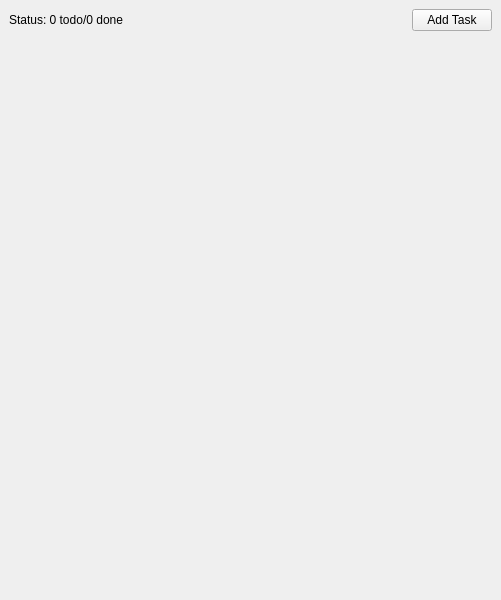
<?xml version="1.0" encoding="UTF-8"?>
<ui version="4.0">
 <class>MainWindow</class>
 <widget class="QMainWindow" name="MainWindow">
  <property name="geometry">
   <rect>
    <x>0</x>
    <y>0</y>
    <width>501</width>
    <height>600</height>
   </rect>
  </property>
  <property name="windowTitle">
   <string>MainWindow</string>
  </property>
  <widget class="QWidget" name="centralwidget">
   <layout class="QVBoxLayout" name="verticalLayout_2">
    <item>
     <layout class="QHBoxLayout" name="toolbarLayout">
      <item>
       <widget class="QLabel" name="statusLabel">
        <property name="text">
         <string>Status: 0 todo/0 done</string>
        </property>
       </widget>
      </item>
      <item>
       <spacer name="horizontalSpacer">
        <property name="orientation">
         <enum>Qt::Horizontal</enum>
        </property>
        <property name="sizeHint" stdset="0">
         <size>
          <width>40</width>
          <height>20</height>
         </size>
        </property>
       </spacer>
      </item>
      <item>
       <widget class="QPushButton" name="addTaskButton">
        <property name="text">
         <string>Add Task</string>
        </property>
       </widget>
      </item>
     </layout>
    </item>
    <item>
     <layout class="QVBoxLayout" name="tasksLayout"/>
    </item>
    <item>
     <spacer name="verticalSpacer">
      <property name="orientation">
       <enum>Qt::Vertical</enum>
      </property>
      <property name="sizeHint" stdset="0">
       <size>
        <width>20</width>
        <height>40</height>
       </size>
      </property>
     </spacer>
    </item>
   </layout>
  </widget>
 </widget>
 <resources/>
 <connections/>
</ui>
